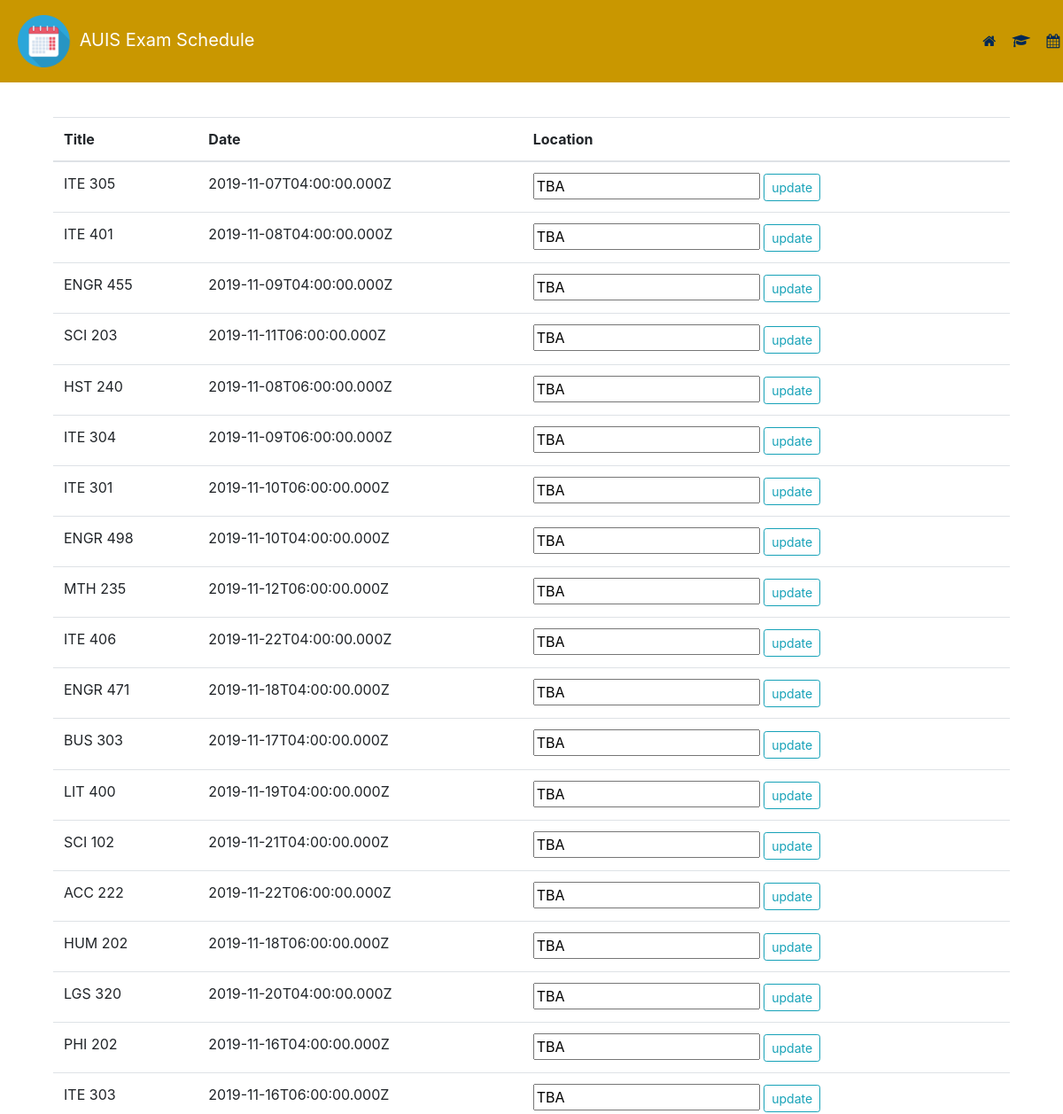
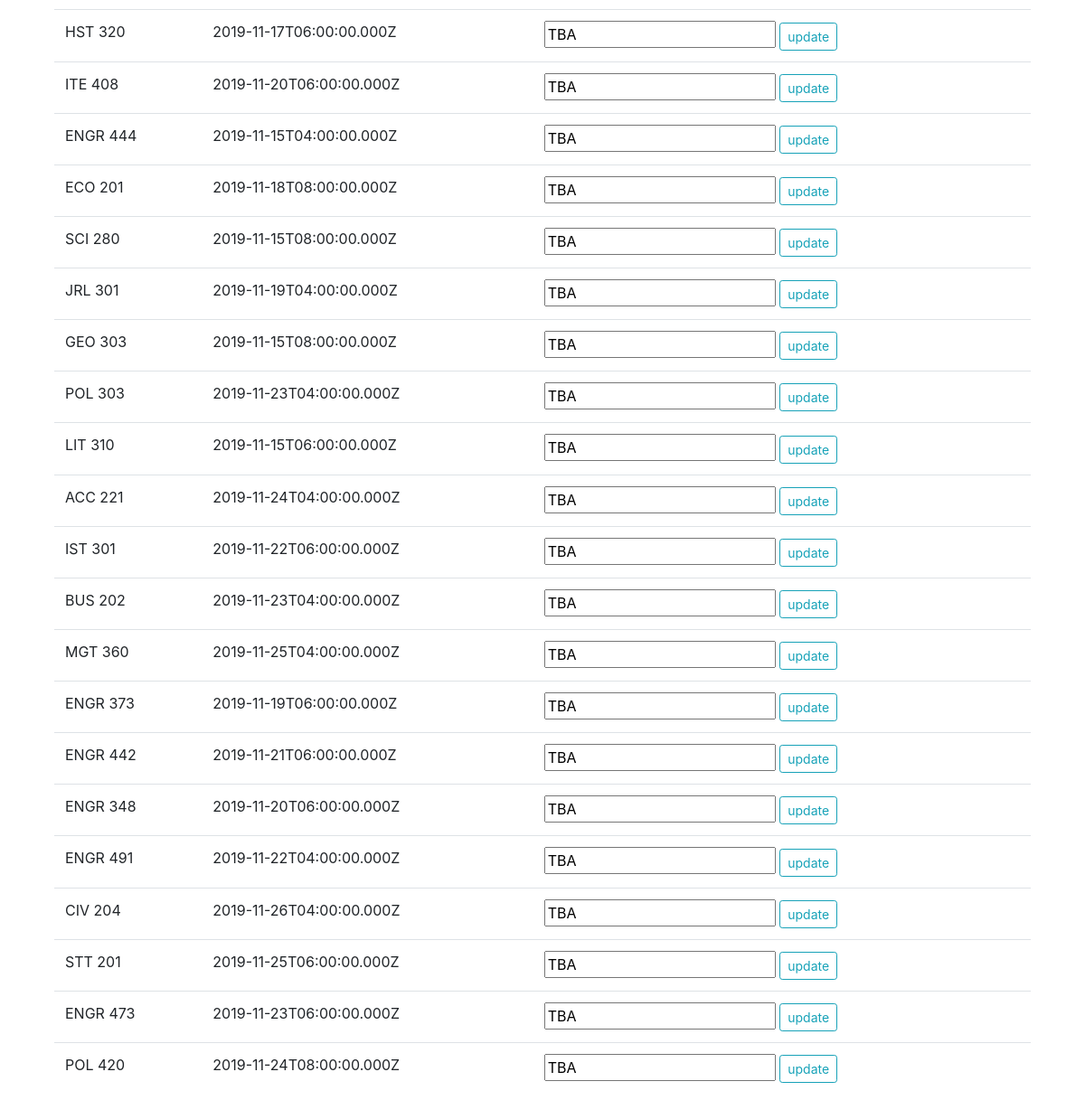
Screenshot of /addLocation.php (signed in) with the database file from the repository (2 pictures, top to bottom).
### tables this page shows
CREATE TABLE `events` (
  `id` int(8) NOT NULL,
  `title` varchar(255) NOT NULL,
  `start` varchar(255) NOT NULL,
  `end` varchar(255) NOT NULL,
  `location` varchar(64) NOT NULL
);

### database.php (called while the page is built, shortened)
<?php
class database
{
	private $db;
	private $servername = "localhost";
	private $username = "root";
	private $password = "";
	private $schema = "examschedulingassistant";
	function __construct($type)
	{
		if($type=='public')
		{
			$this->db = new mysqli($this->servername, 'Public', '1234@4321' , $this->schema);
			if ($this->db->connect_error) {
			    die("Connection failed: " . $this->db->connect_error);
			}
		}else
		{
			$this->db = new mysqli($this->servername, $this->username, $this->password , $this->schema);
		}
	}
	function fetch($table)
	{
		$sql = "SELECT * FROM $table";
		$result = $this->db->query($sql);
		$data = array();
		if ($result->num_rows > 0)
		{
		    while($row = $result->fetch_assoc()) {
		        array_push($data,$row);
		    }
		}
		return $data;
	}
}
 ?>

### addLocation.php (the view, shortened to what this page needs)
<!DOCTYPE html>
<html>
<head>
  <?php
    include('head.php');
    include('database.php');
    $db = new database('admin');
    $events = $db->fetch('events');
  ?>
</head>
<body>
  <?php include 'navbar.php'; ?>
<div class="main">
    <table class="table table-hover">
      <thead>
        <tr>
          <th scope="col">Title</th>
          <th scope="col">Date</th>
          <th scope="col">Location</th>
        </tr>
      </thead>
      <tbody>
        <?php foreach ($events as $event): ?>
        <tr>
          <td><?php echo $event['title'] ?></td>
          <td><?php echo $event['start'] ?></td>
          <td>
            <form method="POST" action="addLocation.php?updateDB=true&title=<?php echo $event['title'] ?>">
              <input type="text" name="location" placeholder="ex: A-G-01" value="<?php echo $event['location'] ?>">
              <input type="submit" name="submit" value="update" class="btn btn-sm btn-outline-info">
            </form>
          </td>
        </tr>
        <?php endforeach ?>
      </tbody>
    </table>
</div>
</body>
</html>

### head.php (shortened to what this page needs)
<link href='packages/core/main.css' rel='stylesheet' />
<link href='packages/daygrid/main.css' rel='stylesheet' />
<link href='packages/timegrid/main.css' rel='stylesheet' />
<link href='packages/list/main.css' rel='stylesheet' />
<link rel="stylesheet" href="css/style.css">
<link rel="stylesheet" href="css/bootstrap.min.css">
<link rel="stylesheet" href="https://cdnjs.cloudflare.com/ajax/libs/font-awesome/4.7.0/css/font-awesome.min.css">

### navbar.php (shortened to what this page needs)
<nav class="navbar fixed-top navbar-expand-lg navbar-light " style=" background: #c99700;">
  <a class="navbar-brand" href="index.php">
     <img src="img/logo.png" width="15%" style="margin:1%;">
        <span style="font-size: 15pt;">
          AUIS Exam Schedule
        </span>
  </a>
  <div class="collapse navbar-collapse" id="navbarSupportedContent">
    <ul class="navbar-nav mr-auto" style="margin-left: 50%;">
      <li class="nav-item">
        <a class="nav-link" href="index.php" title="Home" ><i class="fa fa-home"></i> </a>
      </li>
      <li class="nav-item">
         <a class="nav-link" title="Student" data-toggle="modal" data-target="#exampleModal" href="#"><i class="fa fa-graduation-cap"></i></a>
      </li>
      <?php if(!isset($_SESSION['user_email'])): ?>
      <li class="nav-item">
        <a class="nav-link" title="Log in" href="login.php"><i class="fa fa-sign-in"></i></a>
      </li>
      <?php else: ?>
      <li class="nav-item">
        <a class="nav-link" href="scheduler.php" title="Scheduler" ><i class=" fa fa-calendar"></i></a>
      </li>
      <?php endif; ?>
    </ul>
  </div>
</nav>

### css/style.css (style rules this page uses)
.main { padding: 5%; }
body { font-size: 14px; font-family: Arial, Helvetica Neue, Helvetica, sans-serif; padding-top: 6%; }
a,span,h2,h3,h4 { color:white; }
.nav-link { color: #002855 !important; font-size: 20 px; }
.navbar-brand { width: 400px; }
.nav-item { margin: 1%; }

### rows the page displays
events: title "ITE 305", start "2019-11-07T04:00:00.000Z", location "TBA"
events: title "ITE 401", start "2019-11-08T04:00:00.000Z", location "TBA"
events: title "ENGR 455", start "2019-11-09T04:00:00.000Z", location "TBA"
events: title "SCI 203", start "2019-11-11T06:00:00.000Z", location "TBA"
events: title "HST 240", start "2019-11-08T06:00:00.000Z", location "TBA"
events: title "ITE 304", start "2019-11-09T06:00:00.000Z", location "TBA"
events: title "ITE 301", start "2019-11-10T06:00:00.000Z", location "TBA"
events: title "ENGR 498", start "2019-11-10T04:00:00.000Z", location "TBA"
events: title "MTH 235", start "2019-11-12T06:00:00.000Z", location "TBA"
events: title "ITE 406", start "2019-11-22T04:00:00.000Z", location "TBA"
events: title "ENGR 471", start "2019-11-18T04:00:00.000Z", location "TBA"
events: title "BUS 303", start "2019-11-17T04:00:00.000Z", location "TBA"
events: title "LIT 400", start "2019-11-19T04:00:00.000Z", location "TBA"
events: title "SCI 102", start "2019-11-21T04:00:00.000Z", location "TBA"
events: title "ACC 222", start "2019-11-22T06:00:00.000Z", location "TBA"
events: title "HUM 202", start "2019-11-18T06:00:00.000Z", location "TBA"
events: title "LGS 320", start "2019-11-20T04:00:00.000Z", location "TBA"
events: title "PHI 202", start "2019-11-16T04:00:00.000Z", location "TBA"
events: title "ITE 303", start "2019-11-16T06:00:00.000Z", location "TBA"
events: title "HST 320", start "2019-11-17T06:00:00.000Z", location "TBA"
events: title "ITE 408", start "2019-11-20T06:00:00.000Z", location "TBA"
events: title "ENGR 444", start "2019-11-15T04:00:00.000Z", location "TBA"
events: title "ECO 201", start "2019-11-18T08:00:00.000Z", location "TBA"
events: title "SCI 280", start "2019-11-15T08:00:00.000Z", location "TBA"
events: title "JRL 301", start "2019-11-19T04:00:00.000Z", location "TBA"
events: title "GEO 303", start "2019-11-15T08:00:00.000Z", location "TBA"
events: title "POL 303", start "2019-11-23T04:00:00.000Z", location "TBA"
events: title "LIT 310", start "2019-11-15T06:00:00.000Z", location "TBA"
events: title "ACC 221", start "2019-11-24T04:00:00.000Z", location "TBA"
events: title "IST 301", start "2019-11-22T06:00:00.000Z", location "TBA"
events: title "BUS 202", start "2019-11-23T04:00:00.000Z", location "TBA"
events: title "MGT 360", start "2019-11-25T04:00:00.000Z", location "TBA"
events: title "ENGR 373", start "2019-11-19T06:00:00.000Z", location "TBA"
events: title "ENGR 442", start "2019-11-21T06:00:00.000Z", location "TBA"
events: title "ENGR 348", start "2019-11-20T06:00:00.000Z", location "TBA"
events: title "ENGR 491", start "2019-11-22T04:00:00.000Z", location "TBA"
events: title "CIV 204", start "2019-11-26T04:00:00.000Z", location "TBA"
events: title "STT 201", start "2019-11-25T06:00:00.000Z", location "TBA"
events: title "ENGR 473", start "2019-11-23T06:00:00.000Z", location "TBA"
events: title "POL 420", start "2019-11-24T08:00:00.000Z", location "TBA"
